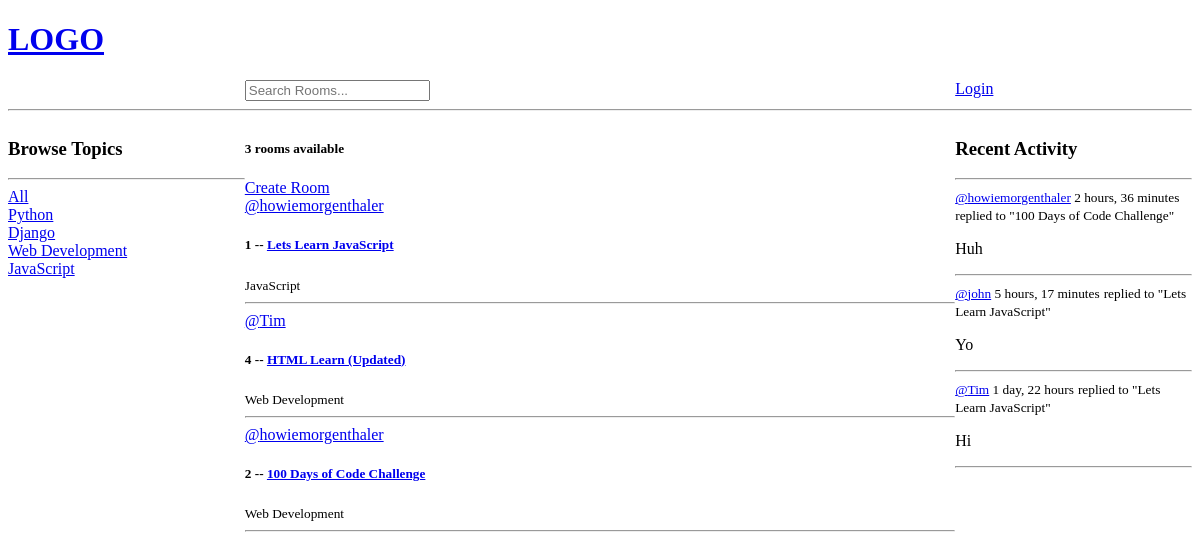
Before: / with the older database file.
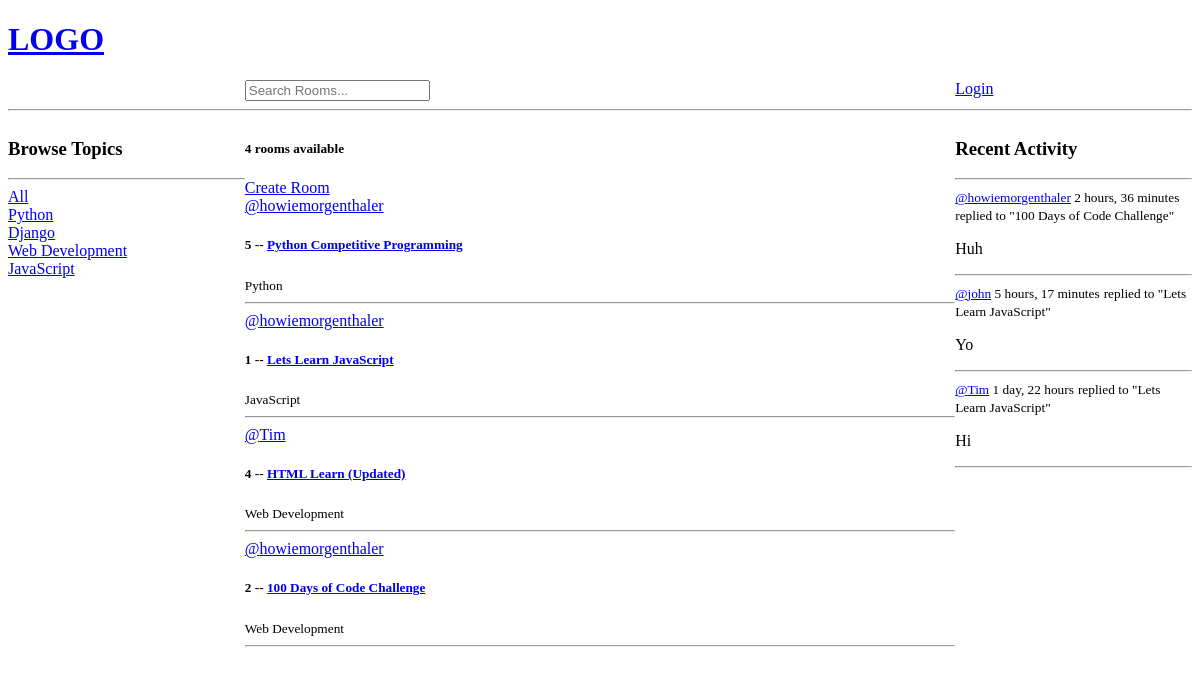
After: the same page with the newer database file.
### base/models.py (models this page shows, shortened)
class Topic(models.Model):
    name = models.CharField(max_length=200)

class Room(models.Model):
    host = models.ForeignKey(User, on_delete=models.SET_NULL, null=True)
    topic = models.ForeignKey(Topic, on_delete=models.SET_NULL, null=True)
    name = models.CharField(max_length=200)
    description = models.TextField(null=True, blank=True)
    participants = models.ManyToManyField(User, related_name='participants', blank=True)
    updated = models.DateTimeField(auto_now=True)
    created = models.DateTimeField(auto_now_add=True)
    class Meta:
        ordering = ['-updated', '-created']
    def __str__(self):
        return self.name

class Message(models.Model):
    user = models.ForeignKey(User, on_delete=models.CASCADE)
    room = models.ForeignKey(Room, on_delete=models.CASCADE)
    body = models.TextField()
    updated = models.DateTimeField(auto_now=True)
    created = models.DateTimeField(auto_now_add=True)
    class Meta:
        ordering = ['-updated', '-created']
    def __str__(self):
        return self.body[0:50]

### base/views.py (the view)
# urls.py: path('', views.home, name="home"),
def home(request):
    q = request.GET.get('q') if request.GET.get('q') != None else ''
    rooms = Room.objects.filter(
        Q(topic__name__icontains=q) |
        Q(name__icontains=q) |
        Q(description__icontains=q)
    )
    topics = Topic.objects.all()
    room_count = rooms.count()
    activity_messages = Message.objects.filter(Q(room__topic__name__icontains=q))
    context = {'rooms': rooms, 'topics': topics,
                'room_count': room_count, 'activity_messages': activity_messages}
    return render(request,'base/home.html', context)

### base/templates/base/home.html
{% extends 'main.html' %}
{% load static %}
{% block content%}
<div class="home-container">
    <div>
        {% include 'base/topic_component.html' %}
    </div>
    <div>
        <h5>{{room_count}} rooms available</h5>
        <a href="{% url 'create-room' %}">Create Room</a>
        {% include 'base/feed_component.html' %}
    </div>
    <div>
        {% include 'base/activity_component.html' %}
    </div>
</div>
{% endblock content %}

### base/templates/base/topic_component.html
<h3>Browse Topics</h3>
<hr>
<a href="{% url 'home'%}">All</a>
{% for topic in topics %}
    <div>
        <a href="{% url 'home'%}?q={{topic.name}}">{{topic.name}}</a>
    </div>
{% endfor %}

### base/templates/base/feed_component.html (shortened to what this page needs)
<div>
{% for room in rooms %}
    <div>
    <a href="{% url 'user-profile' room.host.id %}">@{{room.host.username}}</a>
    <h5>{{room.id}} -- <a href="{% url 'room' room.id%}">{{room.name}}</a></h5>
    <small>{{room.topic.name}}</small>
    <hr>
    </div>
{% endfor %}
</div>

### base/templates/base/activity_component.html (shortened to what this page needs)
<h3>Recent Activity</h3>
<hr>
{% for message in activity_messages %}
<div>
    <small><a href="{% url 'user-profile' message.user.id %}">@{{message.user}}</a> {{message.created|timesince}}</small>
    <small>replied to "{{message.room}}"</small>
    <p>{{message}}</p>
    <hr>
</div>
{% endfor %}

Changed rows visible on the page:
added Room: host.username "howiemorgenthaler", id "5", name "Python Competitive Programming", topic.name "Python"
Other visible differences:
{{ room_count }}: "3" → "4"
